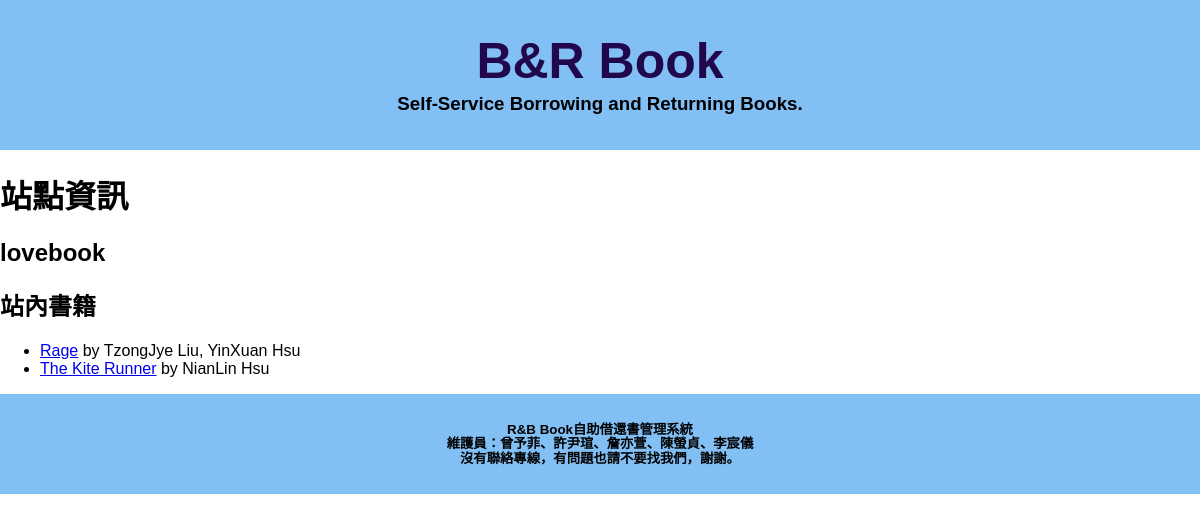
Page /station/2 on the earlier database version.
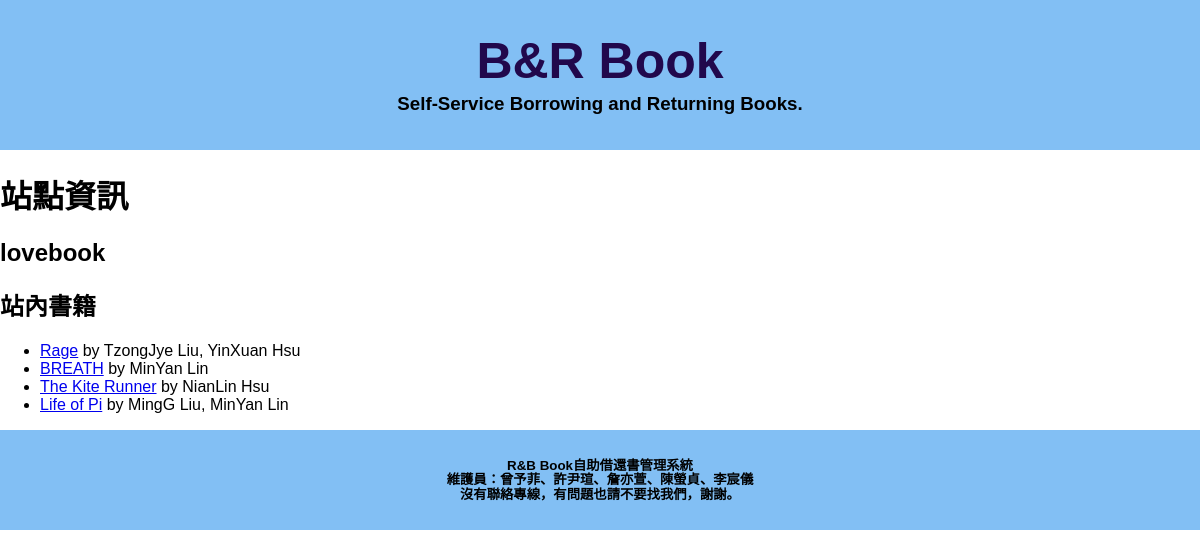
Same page on the later database version.
### members/models.py (models this page shows, shortened)
class Book(models.Model):
    statu_type = [
        ("0", "站內"),
        ("1", "借出"),
    ]
    title = models.CharField(max_length=25, verbose_name='書名')
    isbn = models.CharField(max_length=13, unique=True, verbose_name='ISBN')
    author = models.ManyToManyField(Author, related_name='books', verbose_name='作者')
    publisher = models.ForeignKey(Publisher, on_delete=models.CASCADE, related_name='books', verbose_name='出版社')
    img = models.ImageField(upload_to='book_images/', null=True, verbose_name='書本封面')
    statu = models.CharField(max_length=1, choices=statu_type, default="0", verbose_name='狀態')
    member = models.ForeignKey(Member, on_delete=models.CASCADE, null=True, blank=True, related_name='books', verbose_name='會員')
    station = models.ForeignKey(Station, on_delete=models.CASCADE, null=True, blank=True, related_name='books', verbose_name='站點')

class Author(models.Model):
    fname = models.CharField(max_length=20, verbose_name='名')
    lname = models.CharField(max_length=5, verbose_name='姓')
    class Meta:
        unique_together = ('fname', 'lname')
    def __str__(self):
        return f"{self.fname} {self.lname}"

### members/views.py (the view)
# urls.py: path('station/<int:id>', views.station_detail, name='station_detail'),
def station_detail(request, id):
    station = Station.objects.get(id = id)
    books = station.books.all().filter(statu='0')
    template = loader.get_template('station_detail.html')
    context = {
        'station': station,
        'books': books,
    }
    return HttpResponse(template.render(context, request))

### members/templates/station_detail.html (shortened to what this page needs)
{% extends 'Mama.html' %}
{% block main %}
<h1>站點資訊</h1>
<h2>{{ station.name }}</h2>
<h2>站內書籍</h2>
{% if books %}
<ul>
    {% for book in books %}
    <li>
        <a href="{% url 'book_detail' book.id %}">{{ book.title }}</a> by {{ book.author.all|join:", " }}
    </li>
    {% endfor %}
</ul>
{% else %}
<p>站內目前沒有書籍</p>
{% endif %}
{% endblock%}

Differences in the rows shown:
now on this page (row edited): Book: title "BREATH", author.all "MinYan Lin"
now on this page (row edited): Book: title "Life of Pi", author.all "MingG Liu, MinYan Lin"
